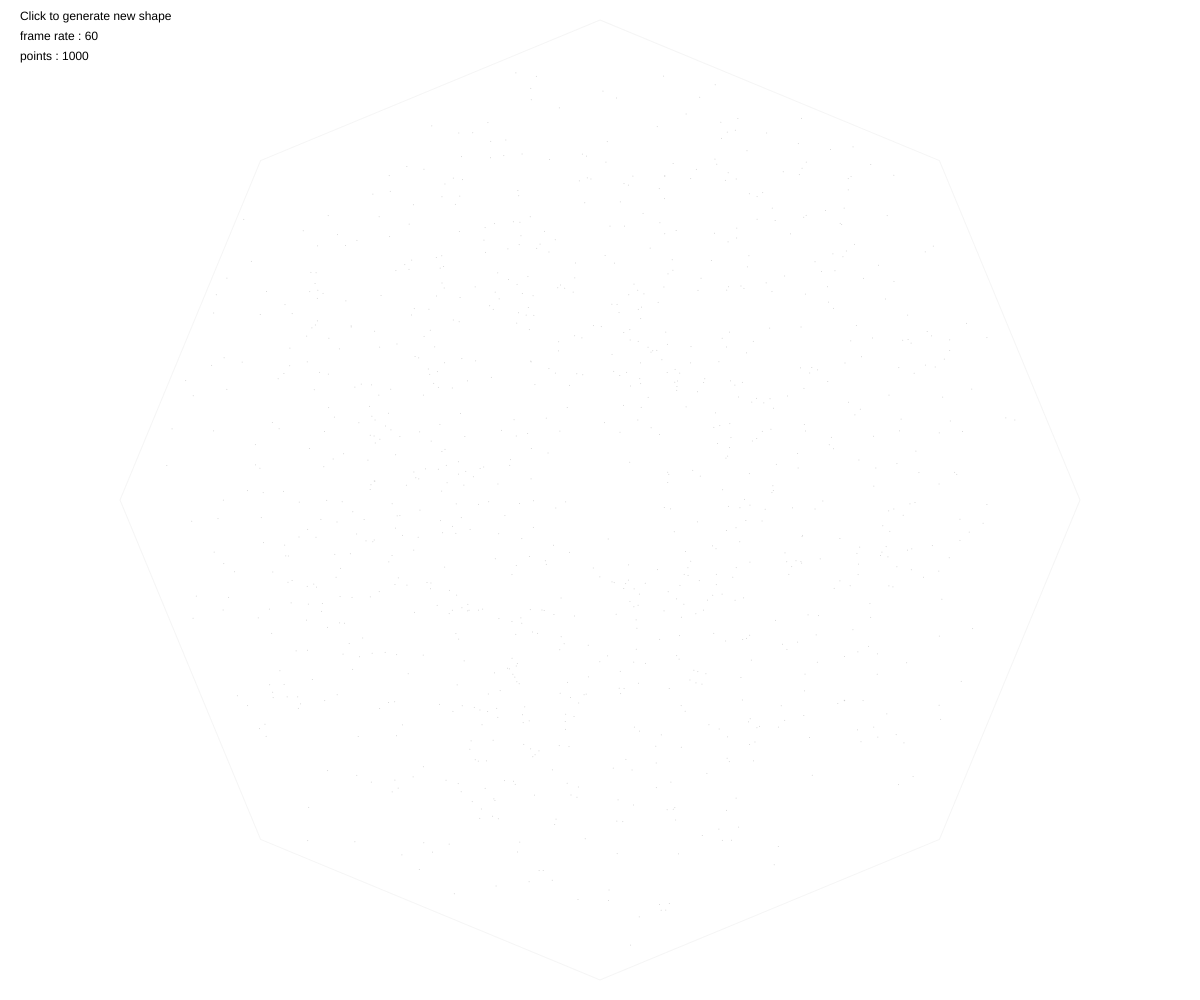
Frame 1 (no input)
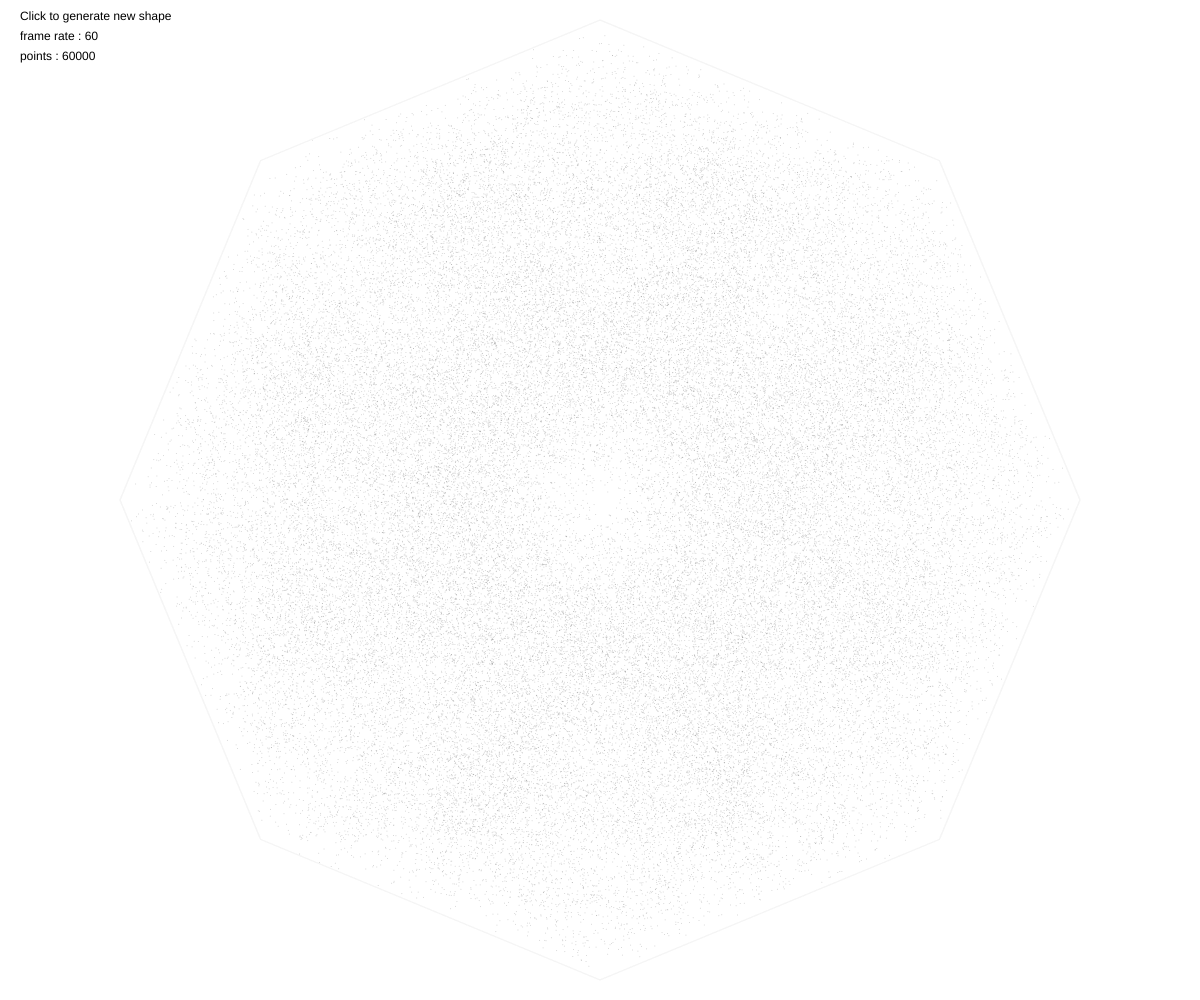
Frame 60 (no input)
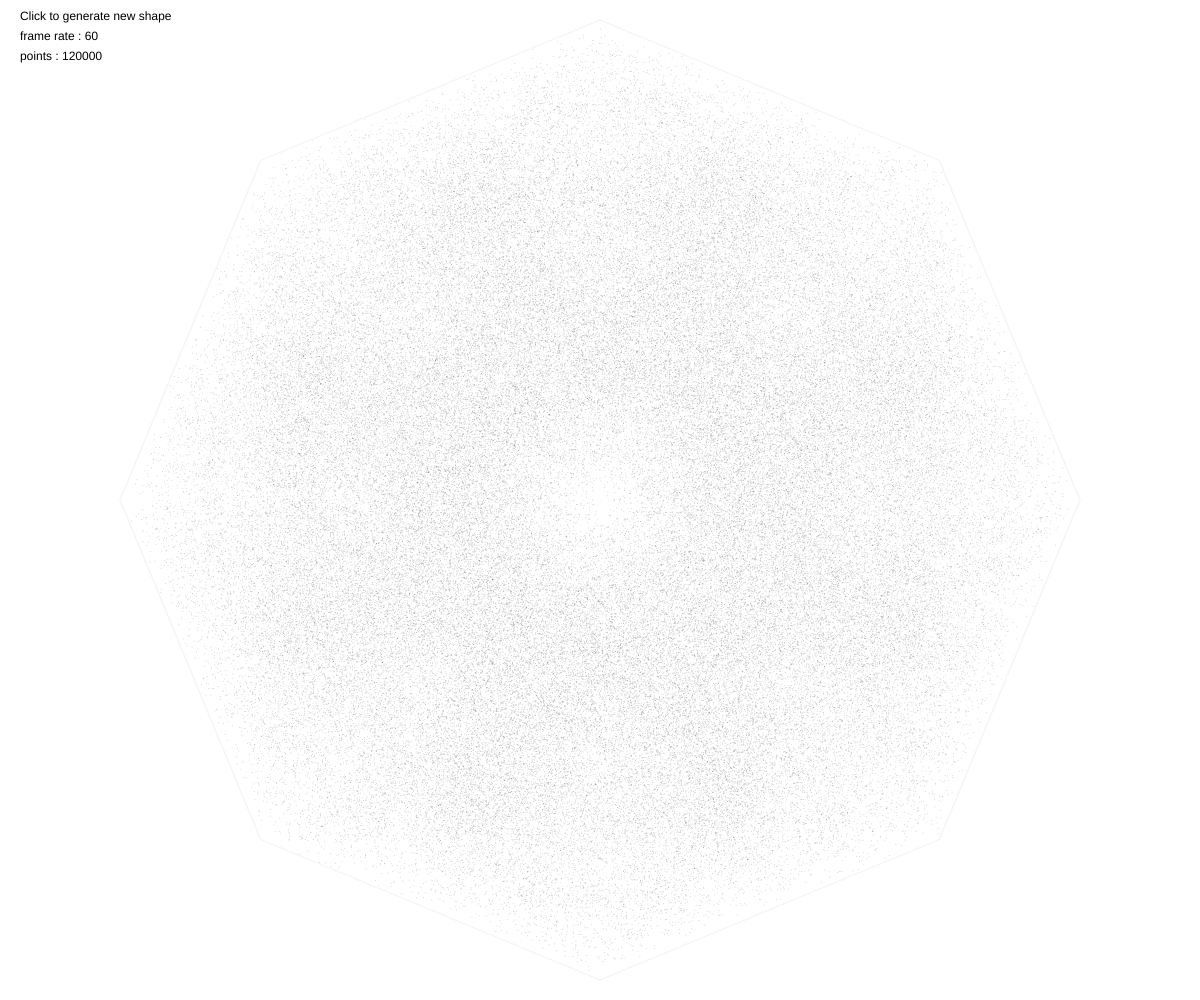
Frame 120 (the mouse pressed at the canvas centre since frame 60)

The p5.js sketch that drew these frames (run headless with seeded random() and noise() and a simulated clock; from frame 60 on, the mouse is pressed at the canvas centre):

// p5.js sketch
// ── sketch.js
var fr;
var cg;
var pointsPerFrame = 1000;
var edges = 6;
var rules = [
  [1], [], [0]
];

function setup() {
  createCanvas(windowWidth, windowHeight);
  //frameRate(1);
  init();
  pixelDensity(2.0);
}

function draw() {
  push();
  translate(width / 2, height / 2);
  cg.displayPolygon(height / 2 - 20);
  cg.addPoints(pointsPerFrame, height / 2 - 20);
  pop();
  caption();
}

function caption() {
  fill(255);
  noStroke();
  rect(0, 0, 200, 70);
  fill(0);
  fr = frameCount % 20 === 1 ? frameRate().toFixed(0) : fr;
  text("Click to generate new shape", 20, 20);
  text("frame rate : " + fr, 20, 40);
  text("points : " + frameCount * pointsPerFrame, 20, 60);
}

function mouseReleased() {
  init();
  cg.getRules();
  background(255);
}

function createChaosGame(edges) {
  // objet chaosGame;
  var chaosGame = {};
  // edges : nombres de faces
  chaosGame.edges = edges;
  // vertices : coordonnées des sommets (-1, 1)
  chaosGame.vertices = [];
  // premier point [0, 0] // éventuellement à tirer au sort ...
  chaosGame.currentPoint = [0., 0.];
  // les regles ... 
  chaosGame.rules = [];
  // mémoire
  chaosGame.pastVertexNumbers = [];
  // remplis le tableau chaosGame.vertices
  for (var i = 0; i < edges; i++) {
    var angle = -HALF_PI + TWO_PI / edges * i;
    var x = cos(angle);
    var y = sin(angle);
    chaosGame.vertices[i] = [x, y];
  }
  // methode d'affichage du polygone
  chaosGame.displayPolygon = function(radius) {
    push();
    stroke(245);
    noFill();
    beginShape();
    for (var i = 0; i < this.edges; i++) {
      vertex(chaosGame.vertices[i][0] * radius, chaosGame.vertices[i][1] * radius);
    }
    endShape(CLOSE);
    pop();
  }
  chaosGame.addPoints = function(n, radius) {
    push();
    stroke(0, 50);
    for (var i = 0; i < n; i++) {
      //pick a vertex according to the rules
      var pickedVertex, vertexNumber;
      do {
        vertexNumber = Math.floor(Math.random() * chaosGame.edges);
      } while (chaosGame.checkRules(vertexNumber));
      pickedVertex = chaosGame.vertices[vertexNumber];
      chaosGame.pastVertexNumbers.unshift(vertexNumber);
      chaosGame.pastVertexNumbers.pop(chaosGame.rules.length);
      chaosGame.currentPoint[0] += (pickedVertex[0] - chaosGame.currentPoint[0]) / 2;
      chaosGame.currentPoint[1] += (pickedVertex[1] - chaosGame.currentPoint[1]) / 2;
      point(chaosGame.currentPoint[0] * radius, chaosGame.currentPoint[1] * radius);
    }
    pop();
  }
  chaosGame.checkRules = function(n) {
    for (var i = 0; i < chaosGame.pastVertexNumbers.length; i++) {
      for (var j = 0; j < chaosGame.rules[i].length; j++) {
        if (n === (chaosGame.pastVertexNumbers[i] + chaosGame.rules[i][j]) % chaosGame.edges) {
          return true;
        }
      }
    }
    return false;
  }
  chaosGame.setRules = function(rules) {
    chaosGame.rules = rules;
    // remplis le tabeau de mémoire 
    for (var i = 0; i < chaosGame.rules.length; i++) {
      chaosGame.pastVertexNumbers.push(-1);
    }
  }
  chaosGame.setRandomRules = function(depth) {
    var rndRules = [];
    var depth = floor(random(chaosGame.edges/2));
    console.log("depth : " + depth);
    for (var i = 0; i < depth; i++) {
      var constraints = floor(random(chaosGame.edges - 2));
      rndRules.push(among(constraints, chaosGame.edges -1))
    }
    chaosGame.setRules(rndRules);
  }
  chaosGame.getRules = function() {
    var res = "";
    res += "[ ";
    for (var i = 0; i < chaosGame.rules.length; i++) {
      for (var j = 0; j < chaosGame.rules[i].length; j++) {
        if (j === 0) {
          res += "[";
        }
        res += chaosGame.rules[i][j]
        if (j < chaosGame.rules[i].length - 1) {
          res += ", "
        };
        if (j === chaosGame.rules[i].length - 1) {
          if (i < chaosGame.rules.length - 1) {
            res += "], ";
          } else {
            res += "]";
          }
        }
      }
    }
    res += " ]";
    console.log(res);
  }
  return chaosGame;
}

function among(n, total) {
  var res = [];
  var pick;
  for (var i = 0; i < n; i++) {
    do {
      pick = floor(random(total))
    } while (res.indexOf(pick) > -1);
    res.push(pick);
  }
  return res;
}

function init() {
  console.log("INIT");
  cg = createChaosGame(floor(random(6, 9)));
  //cg.setRules(rules);
  cg.setRandomRules();
  cg.getRules();
}
